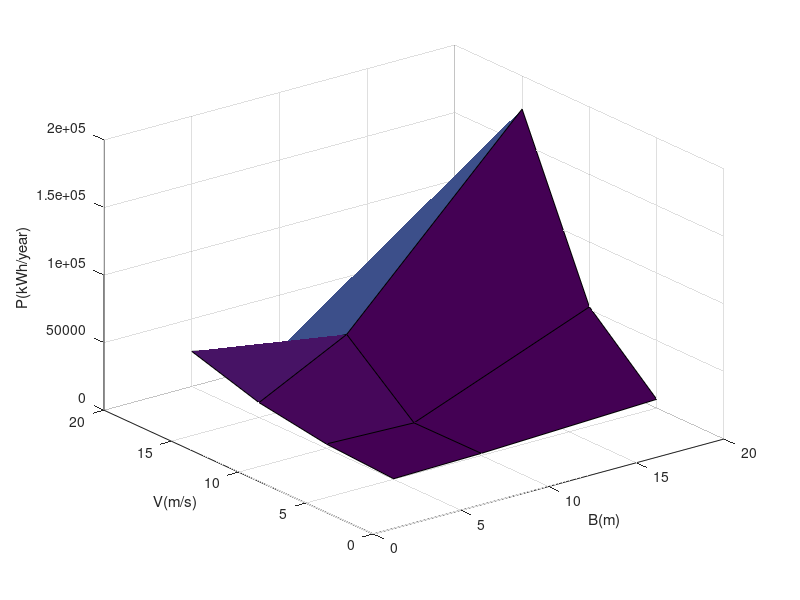

Write the MATLAB code that produced this figure.
d = [5 10 20]
v = [5 10 15 20]
P = [406, 1625, 6500; 3250, 1300, 52000; 10970, 43875, 175500; 26000, 10405, 41600];

[D, V] = meshgrid(d, v)

surf(D, V, P)
xlabel('B(m)')
ylabel('V(m/s)')
zlabel('P(kWh/year)')